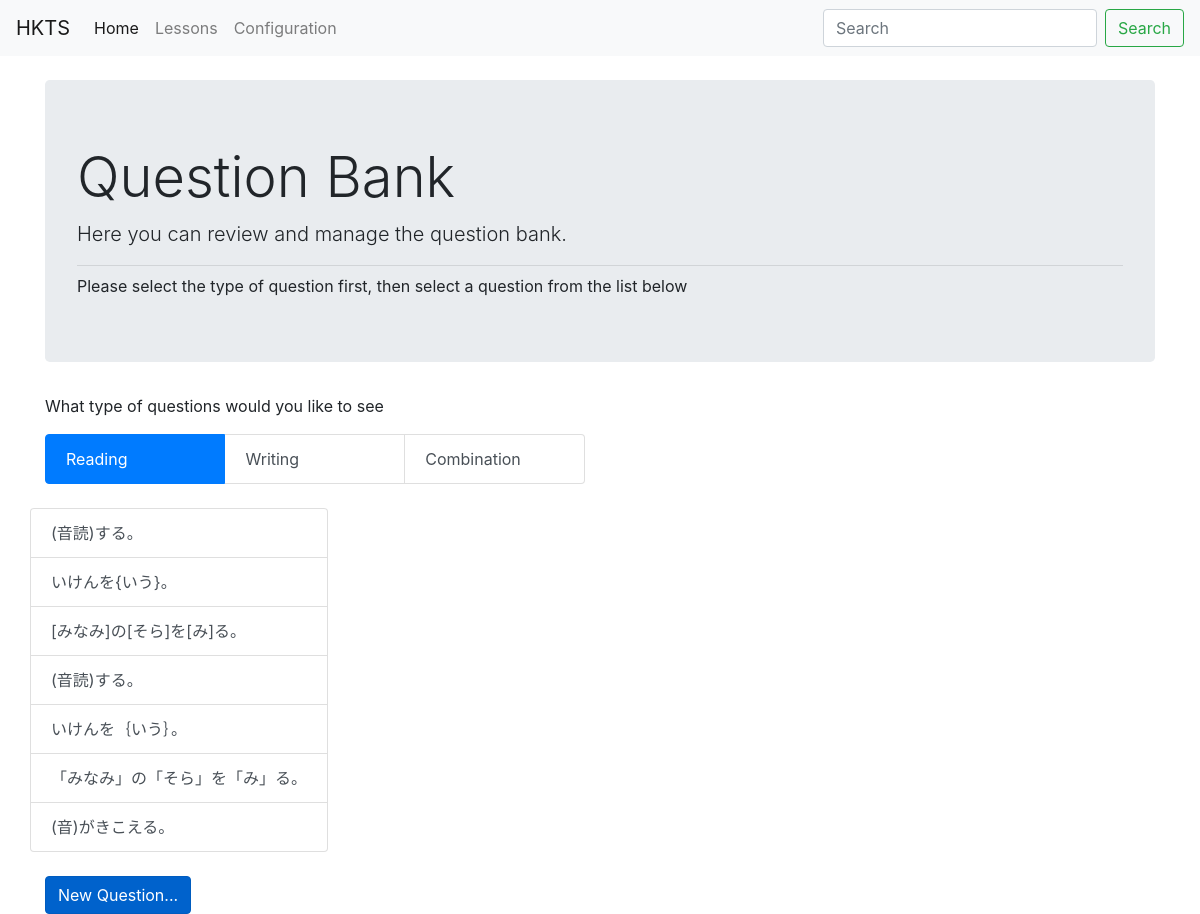
The page /questions/list on the database its author committed.
### hktm/models.py (models this page shows, shortened)
class Question(db.Model):
    __tablename__ = 'questions'
    id = db.Column(db.Integer,primary_key=True)
    question = db.Column(db.Text)
    type = db.Column(db.Integer)
    grade = db.Column(db.Integer)
    tests = db.relationship('Test',
                            secondary=testquestion,
                            backref=db.backref('tests', lazy=True))

### hktm/questions/views.py (the view)
@questions_bp.route('/list')
def list():
    questions = Question.query.all()
    return render_template('list_questions.html',questions=questions)

### hktm/questions/templates/questions/list_questions.html
{% extends "chrome.html" %}
{% block content %}
<div class="container-sm">
  <div class="jumbotron">
    <h1 class="display-4">Question Bank</h1>
    <p class="lead">Here you can review and manage the question bank.</p>
    <hr class="my-2">
    Please select the type of question first, then select a question from the list below
  </div>
  <div class="row">
    <div class="col-sm">
      <p>
        What type of questions would you like to see
      </p>
      <div class="list-group list-group-horizontal-sm">
        <a href="#" class="list-group-item list-group-item-action active">Reading</a>
        <a href="#" class="list-group-item list-group-item-action">Writing</a>
        <a href="#" class="list-group-item list-group-item-action">Combination</a>
      </div>
      <br>
      <div class="row">
          <div class="list-group" role="tablist">
            {% for question in questions %}
                <a class="list-group-item list-group-item-action" id=list-{{question.id}} href="{{ url_for('questions.edit',id=question.id) }}">{{ question.question }}</a>
            {% endfor %}
          </div>
      </div>
      <br>
      <a href="{{url_for('questions.add')}}" class="btn btn-primary btn active" role="button" aria-pressed="true">New Question...</a>
    </div>
    <div class="col-sm">
    </div>
  </div>
</div>
{% endblock %}

### rows shown on the page
Question: question "(音読)する。"
Question: question "いけんを{いう}。"
Question: question "[みなみ]の[そら]を[み]る。"
Question: question "(音読)する。"
Question: question "いけんを｛いう｝。"
Question: question "「みなみ」の「そら」を「み」る。"
Question: question "(音)がきこえる。"
